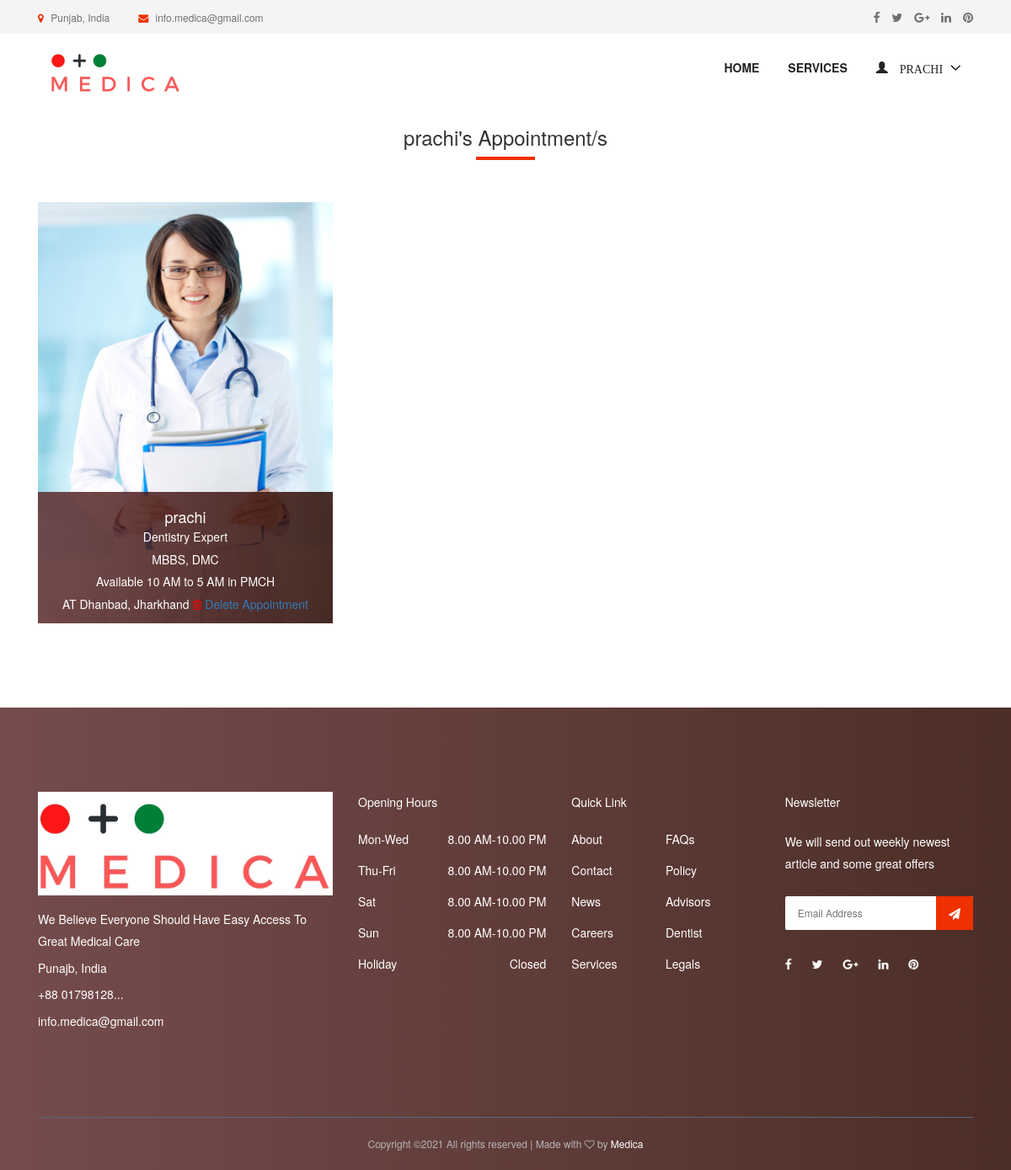
Screenshot of /doctor/appointment/ (signed in) with the database file from the repository.
### accounts/models.py (models this page shows, shortened)
class User(AbstractUser):
    username = None
    role = models.CharField(max_length=12, error_messages={
        'required': "Role must be provided"
    })
    gender = models.CharField(max_length=10, blank=True, null=True, default="")
    email = models.EmailField(unique=True, blank=False,
                              error_messages={
                                  'unique': "A user with that email already exists.",
                              })
    phone_number = models.CharField(unique=True, blank=True, null=True, max_length=20,
                                    error_messages={
                                        'unique': "A user with that phone number already exists."
                                    })
    USERNAME_FIELD = "email"
    REQUIRED_FIELDS = []
    objects = UserManager()

### appointment/models.py (models this page shows, shortened)
class Appointment(models.Model):
    user = models.ForeignKey(User, on_delete=models.CASCADE)
    full_name = models.CharField(max_length=100)
    image = models.ImageField(null=True, blank=True)
    location = models.CharField(max_length=100)
    start_time = models.CharField(max_length=10)
    end_time = models.CharField(max_length=10)
    qualification_name = models.CharField(max_length=100)
    institute_name = models.CharField(max_length=100)
    hospital_name = models.CharField(max_length=100)
    department = models.CharField(choices=department, max_length=100)
    created_at = models.DateTimeField(default=timezone.now)

### appointment/views.py (the view)
# urls.py: path('doctor/appointment/', AppointmentListView.as_view(), name='doctor-appointment'),
class AppointmentListView(ListView):
    model = Appointment
    template_name = 'appointment/appointment.html'
    context_object_name = 'appointment'
    @method_decorator(login_required(login_url=reverse_lazy('accounts:login')))
    @method_decorator(user_is_doctor)
    def dispatch(self, request, *args, **kwargs):
        return super().dispatch(self.request, *args, **kwargs)
    def get_queryset(self):
        return self.model.objects.filter(user_id=self.request.user.id).order_by('-id')

### templates/appointment/appointment.html (shortened to what this page needs)
{% extends 'base.html' %}
{% load static %}
{% block content %}
    <section class="dentist-area section-padding-40-0">
    <div class="container">
      <div class="row">
        <div class="col-12">
          <div class="section-heading text-center">
            <h3>{{ request.user.first_name }}'s Appointment/s</h3>
            <div class="line"></div>
          </div>
        </div>
      </div>
      <div class="row">
          {% for apt in appointment %}
        <div class="col-12 col-sm-6 col-md-4">
          <div class="single-dentist-area mb-100">
            <img  style="height: 500px; width: 600px" src="{{ apt.image.url }}" alt="">
            <div class="dentist-content">
              <div class="dentist-info bg-gradient-overlay">
                <h5>{{ apt.full_name }}</h5>
                <p>{{ apt.department }} Expert</p>
                  <p>{{ apt.qualification_name }}, {{ apt.institute_name }}</p>
                  <p>Available {{ apt.start_time }} to {{ apt.end_time }} in {{ apt.hospital_name }}</p>
                  <p> AT {{ apt.location }}
                      <i class="fa fa-trash-o" style="color: red" aria-hidden="true"></i>
                      <a href="{% url 'appointment:delete-appointment' apt.id %}">Delete Appointment</a>
                  </p>
              </div>
            </div>
          </div>
        </div>
      {% endfor %}
      </div>
    </div>
  </section>
{% endblock %}

### templates/nav.html (shortened to what this page needs)
{% load static %}
<header class="header-area">
    <div class="top-header-area">
        <div class="container h-100">
            <div class="row h-100 align-items-center">
                <div class="col-6 col-md-9 col-lg-8">
                    <div class="top-header-content">
                        <a href="#" data-toggle="tooltip" data-placement="bottom" title="Punjab, India"><i
                                class="fa fa-map-marker"></i> <span>Punjab, India</span></a>
                        <a href="#" data-toggle="tooltip" data-placement="bottom" title="info.medica@gmail.com"><i
                                class="fa fa-envelope"></i> <span>info.medica@gmail.com</span></a>
                    </div>
                </div>
                <div class="col-6 col-md-3 col-lg-4">
                    <div class="top-header-social-info text-right">
                        <a href="#" data-toggle="tooltip" data-placement="bottom" title="Facebook"><i
                                class="fa fa-facebook"></i></a>
                        <a href="#" data-toggle="tooltip" data-placement="bottom" title="Twitter"><i
                                class="fa fa-twitter"></i></a>
                        <a href="#" data-toggle="tooltip" data-placement="bottom" title="Google Plus"><i
                                class="fa fa-google-plus"></i></a>
                        <a href="#" data-toggle="tooltip" data-placement="bottom" title="Linkedin"><i
                                class="fa fa-linkedin"></i></a>
                        <a href="#" data-toggle="tooltip" data-placement="bottom" title="Pinterest"><i
                                class="fa fa-pinterest"></i></a>
                    </div>
                </div>
            </div>
        </div>
    </div>
    <div class="main-header-area">
        <div class="classy-nav-container breakpoint-off">
            <div class="container">
                <nav class="classy-navbar justify-content-between" id="dentoNav">
                    <a class="nav-brand col-sm-2" href="{% url 'appointment:home' %}">
                        <img src="{% static 'img/logo1.png' %}" alt="">
                    </a>
                    <div class="classy-menu">
                        <div class="classynav">
                            <ul id="nav">
                                <li><a href="{% url 'appointment:home' %}">Home</a></li>
                                <li><a href="{% url 'appointment:service' %}">Services</a></li>
                                {% if request.user.is_authenticated and request.user.role == 'doctor' %}
                                    <li>
                                        <a href="">
                                            <span class="glyphicon glyphicon-user">
                                                    {{ request.user.first_name }}
                                            </span>
                                        </a>
                                    </li>
                                {% endif %}
                            </ul>
                        </div>
                    </div>
                </nav>
            </div>
        </div>
    </div>
</header>

### static/style.css (style rules this page uses)
* { margin: 0; padding: 0; }
body { font-family: "Montserrat", sans-serif; font-weight: 400; font-size: 14px; }
h1, h2, h3, h4, h5, h6 { font-family: "Montserrat", sans-serif; color: #333333; line-height: 1.4; font-weight: 600; }
a, a:active, a:focus, a:hover { color: #333333; text-decoration: none; -webkit-transition-duration: 500ms; -o-transition-duration: 500ms; transition-duration: 500ms; outline: none; }
li { list-style: none; }
p { line-height: 1.9; color: #707070; font-size: 14px; font-weight: 400; }
img { max-width: 100%; height: auto; }
ul { margin: 0; padding: 0; }
ul li { margin: 0; padding: 0; }
.bg-gradient-overlay { position: relative; z-index: 1; }
.bg-gradient-overlay::after { position: absolute; content: ""; height: 100%; width: 100%; top: 0; left: 0; z-index: -1; background: #5d2c2d; background: -webkit-linear-gradient(to right, #5d2c2d, #2c0900); background: linear-gradient(to right, #5d2c2d, #2c0900); opacity: 0.85; }
.mb-100 { margin-bottom: 100px; }
.section-heading { position: relative; z-index: 1; margin-bottom: 50px; }
.section-heading .line { width: 70px; height: 4px; background-color: #ef3000; }
.section-heading.text-center .line { margin: 0 auto; }
.header-area { position: relative; z-index: 599; width: 100%; -webkit-transition-duration: 500ms; -o-transition-duration: 500ms; transition-duration: 500ms; }
.top-header-area { position: relative; z-index: 1; height: 40px; background-color: #f4f4f4; }
.top-header-area .top-header-content a { display: inline-block; font-size: 12px; color: #707070; }
.top-header-area .top-header-content a i { color: #ef3000; margin-right: 5px; }
.top-header-area .top-header-content a:last-child { margin-left: 30px; }
.top-header-area .top-header-social-info a { color: #707070; display: inline-block; font-size: 14px; margin-left: 10px; }
.classy-nav-container { background-color: transparent; }
.classy-nav-container .classy-navbar { height: 90px; padding: 0; }
.classy-nav-container .classy-navbar .classynav ul li a { padding: 0 15px; font-weight: 600; font-size: 14px; text-transform: uppercase; }
.single-dentist-area { position: relative; z-index: 1; background-color: #f4f4f4; -webkit-transition-duration: 500ms; -o-transition-duration: 500ms; transition-duration: 500ms; }
.single-dentist-area .dentist-content { position: absolute; width: 100%; bottom: 0; }
.single-dentist-area .dentist-content .dentist-info { width: 100%; padding: 10px 15px; text-align: center; }
.single-dentist-area .dentist-content .dentist-info h5 { color: #ffffff; font-size: 18px; margin-bottom: 0; }
.single-dentist-area .dentist-content .dentist-info p { color: #ffffff; margin-bottom: 0; }

### static/css/default-assets/classy-nav.css (style rules this page uses)
body { font-family: "Roboto", sans-serif; }
ul { margin: 0; }
ul li { list-style: none; }
img { height: auto; max-width: 100%; }
.classy-nav-container { position: relative; z-index: 100; background-color: #ffffff; }
.classy-nav-container * { box-sizing: border-box; }
.classy-nav-container a { -webkit-transition-duration: 500ms; transition-duration: 500ms; text-decoration: none; outline: none; font-size: 14px; font-weight: 400; color: #232323; display: inline-block; }
.justify-content-between { -webkit-box-pack: justify; -ms-flex-pack: justify; justify-content: space-between; }
.classy-navbar { width: 100%; height: 70px; padding: 0.5em 2em; display: -webkit-box; display: -ms-flexbox; display: flex; -webkit-box-align: center; -ms-flex-align: center; -ms-grid-row-align: center; align-items: center; }
.classy-navbar .nav-brand { font-size: 26px; font-weight: 500; color: #565656; display: inline-block; margin-right: 30px; }
.classynav ul li { display: inline-block; clear: both; position: inherit; z-index: 10; }
.classynav ul li.cn-dropdown-item { position: relative; z-index: 10; }
.classynav ul li a { padding: 0 12px; display: block; height: 35px; font-size: 14px; line-height: 34px; }
.classynav ul li.megamenu-item>a:after, .classynav ul li.has-down>a:after { font-family: 'classyfonts'; content: "\e900"; font-size: 12px; color: #000000; padding-left: 5px; -webkit-transition-duration: 500ms; transition-duration: 500ms; }
.breakpoint-off .classynav { display: -webkit-box; display: -ms-flexbox; display: flex; -webkit-box-align: center; -ms-flex-align: center; -ms-grid-row-align: center; align-items: center; }

### rows the page displays
User: user.first_name "PRACHI", user.first_name "prachi"
Appointment: image (picture), full_name "prachi", department "Dentistry", qualification_name "MBBS", institute_name "DMC", start_time "10 AM", end_time "5 AM", hospital_name "PMCH", location "Dhanbad, Jharkhand"
